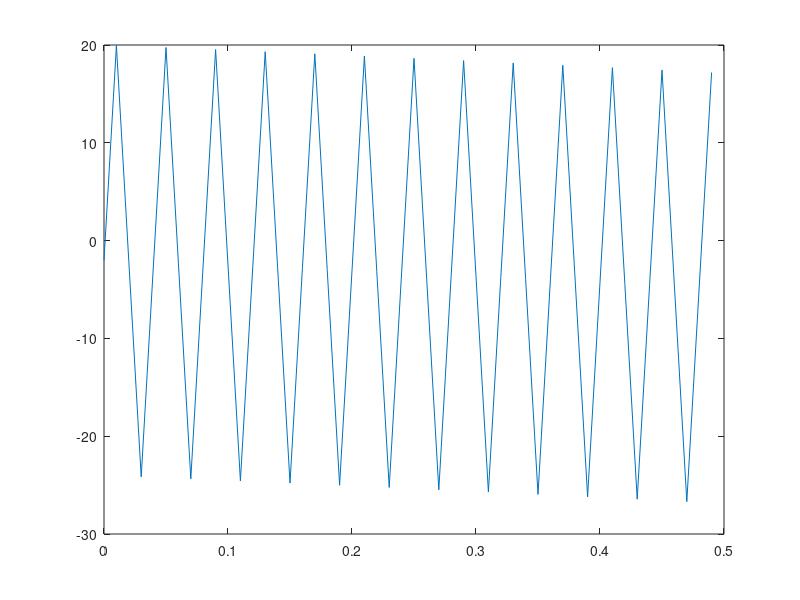
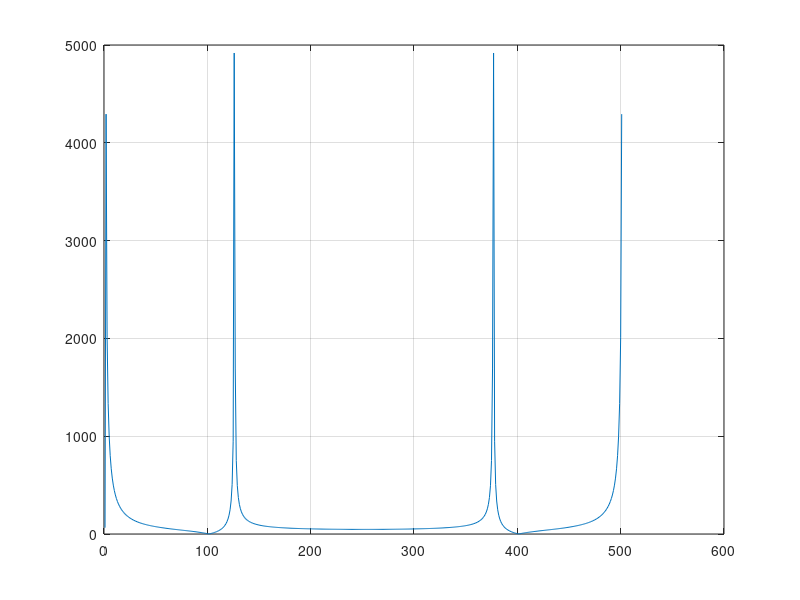

MATLAB code for these plots, in order: (Note: this script raises an error after producing the figures.)
clc
clear
data=dlmread('f19.txt','');
dt=0.01
T=5
t=0:dt:T;
figure
plot(t(1:50),data(1:50));
fy=fft(data);
figure
df=1/T;
n=length(t);
plot(abs(fy)),grid
f=0:df:roung(n/2)*df;
figure
plot(f,fy);